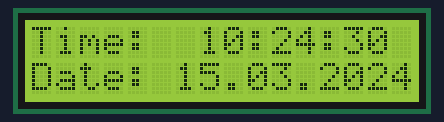
Simulated run of this sketch. Board: Arduino Uno, built with avr-gcc and run on an emulated ATmega328P. On the bench: 16×2 character LCD. The local clock reads 2024-03-15 10:24:30 at power-on unless the sketch sets it.

Above: at 0.1 s.
At 4.3 s:
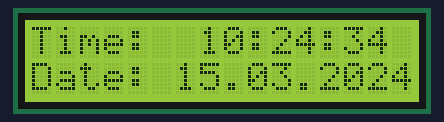
At 9.5 s:
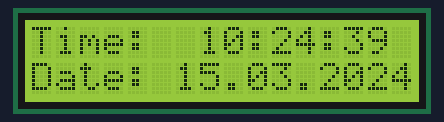
At 18.8 s:
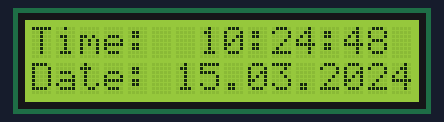
At 28.1 s:
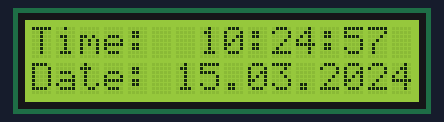
At 38.4 s:
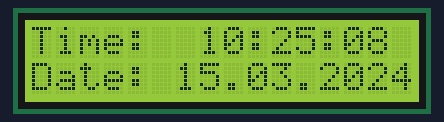

The sketch:

relogio.ino
```cpp
// Programa : Modulo I2C Display e Modulo DS1307
// Autor : Arduino e Cia

#include <DS3231.h>
#include <LiquidCrystal_I2C.h>

DS3231  rtc(SDA, SCL);

// Modulo I2C display no endereco 0x27
LiquidCrystal_I2C lcd(0x27,2,1,0,4,5,6,7,3, POSITIVE);


void setup()
{

  Serial.begin(9600);
  lcd.begin (16,2);
  // Initialize the rtc object
  rtc.begin();

  // The following lines can be uncommented to set the date and time
  //rtc.setDOW(WEDNESDAY);     // Set Day-of-Week to SUNDAY
  //rtc.setTime(21, 5, 0);     // Set the time to 12:00:00 (24hr format)
  //rtc.setDate(1, 16, 2019);   // Set the date to January 1st, 2014
  //A linha abaixo pode ser retirada apos setar a data e hora
  //SelecionaDataeHora();
}

void loop() {
 lcd.setCursor(0,0);
 lcd.print("Time:  ");
 lcd.print(rtc.getTimeStr());

 lcd.setCursor(0,1);
 lcd.print("Date: ");
 lcd.print(rtc.getDateStr());

 delay(1000);
}
```

Measured:
- what the display in image 1 shows lasts 1.1 s, from 4.2 s to 5.3 s
